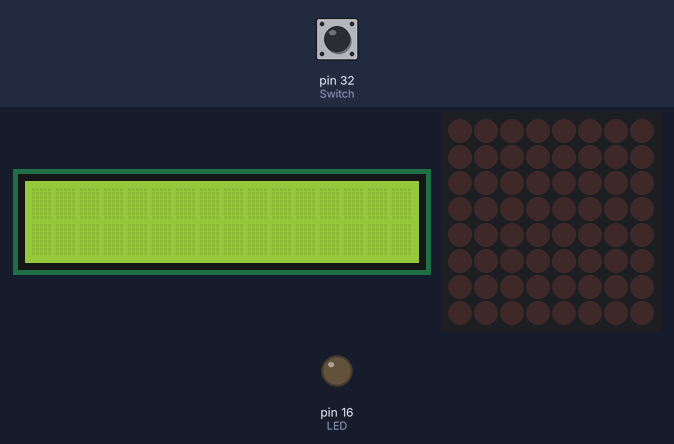
This program was run on a simulated Raspberry Pi (header pin numbers). On the bench: 16×2 character LCD, 8×8 LED matrix, output pins drawn as LEDs (lit = HIGH). Dashed ring = blinking. The test bench sets the inputs (shaded band); at power-on: pin 32 (Switch) LOW. Library files of the repository ran but are not shown: I2C_driver.py; what the program prints to the terminal is not drawn.

Above: at 1.4 s.
1.5 s: pin 32 (Switch) pulled HIGH for 3.2 s
At 5.2 s:
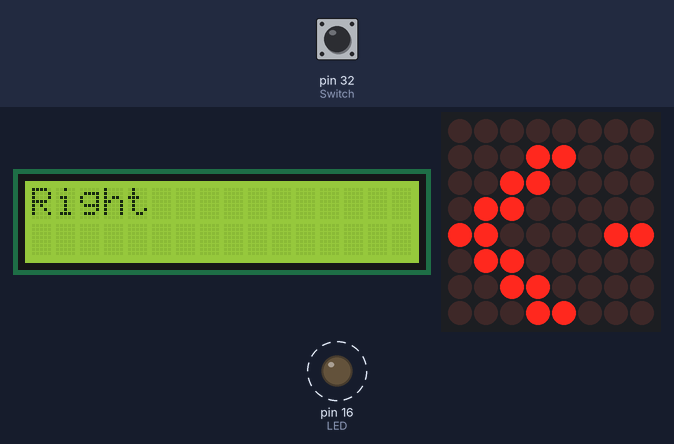
6.2 s: pin 32 (Switch) pulled HIGH for 0.15 s
At 6.9 s:
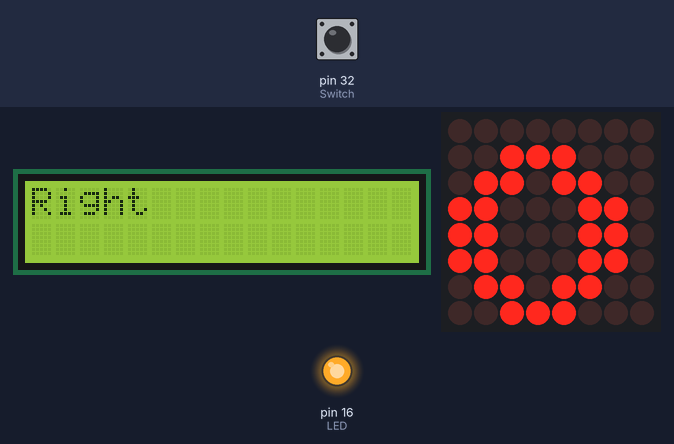
7.8 s: pin 32 (Switch) pulled HIGH for 1 s
At 8.6 s:
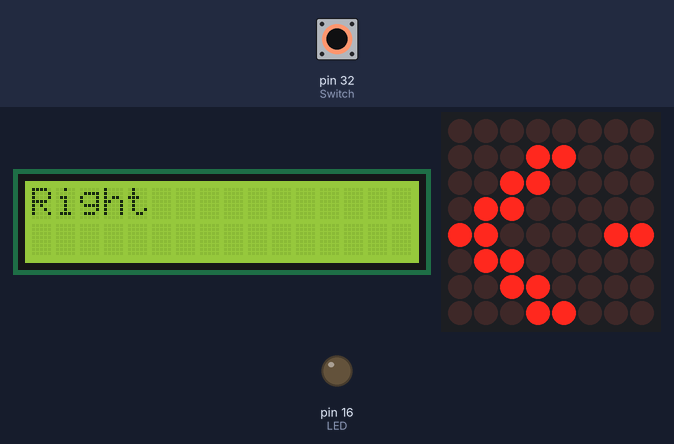
10.3 s: pin 32 (Switch) pulsed HIGH 5 times (0.12 s each, 0.3 s apart)
At 10.31 s:
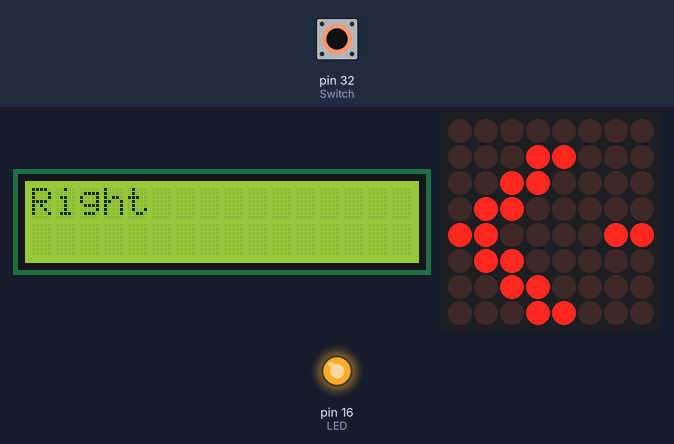
Timing chart, 0 to 13.3 s (numbered marks = the images above; inputs shaded):
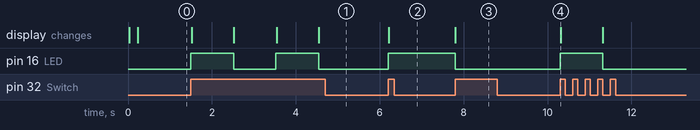

Measured:
- after the input at 1.5 s, pin 16 (LED): alternates HIGH for 1.0 s and LOW for 1.0 s, starting at once; the display: first changes at once (image 1 shows a later state)
- after the input at 6.2 s, pin 16 (LED): LOW → HIGH at once; the display: changes at once (image 2)
- after the input at 7.8 s, pin 16 (LED): HIGH → LOW at once; the display: changes at once (image 3)
- after the input at 10.3 s, pin 16 (LED): LOW → HIGH at once, → LOW 1.0 s later

The program:

lcddot2.py
```python
import RPi.GPIO as GPIO
import I2C_driver
import time
from time import *
from time import sleep, strftime
from datetime import datetime

from luma.core.interface.serial import spi, noop
from luma.core.render import canvas
from luma.core.virtual import viewport
from luma.led_matrix.device import max7219
from luma.core.legacy import text, show_message
from luma.core.legacy.font import proportional, CP437_FONT, LCD_FONT

mylcd = I2C_driver.lcd()
GPIO.setmode(GPIO.BOARD)
GPIO.setwarnings(False)

def main():
    LED = 16
    Switch = 32
    Flag = 0
    GPIO.setup(Switch, GPIO.IN, pull_up_down=GPIO.PUD_DOWN)
    GPIO.setup(LED, GPIO.OUT)

    serial = spi(port=0, device=0, gpio=noop())
    device = max7219(serial, width=8, height=8, block_orientation=0)
    print(device)
    device.contrast(100)
    virtual = viewport(device, width=8, height=8)

    #show_message(device, 'Raspberry Pi MAX7219', fill="white", font=proportional(LCD_FONT), scroll_delay=0.08)

    while True:
        if (GPIO.input(Switch) == GPIO.HIGH and Flag == 0):
            print("LED ON")
            GPIO.output(LED, GPIO.HIGH)
            mylcd.lcd_display_string("Right", 1)
            Flag = 1
            with canvas(virtual) as draw:
                text(draw, (0, 1), 'O', fill="white", font=proportional(CP437_FONT))
            sleep(1)

        if (GPIO.input(Switch) == GPIO.HIGH and Flag == 1):
            print("LED OFF")
            GPIO.output(LED, GPIO.LOW)
            Flag = 0
            with canvas(virtual) as draw:
                text(draw, (0, 1), '<-', fill="white", font=proportional(CP437_FONT))
            sleep(1)

'''
        for _ in range(1):
            for intensity in range(16):
                device.contrast(intensity*16)
                sleep(0.1)
'''

if __name__ == '__main__':
    main()
```
